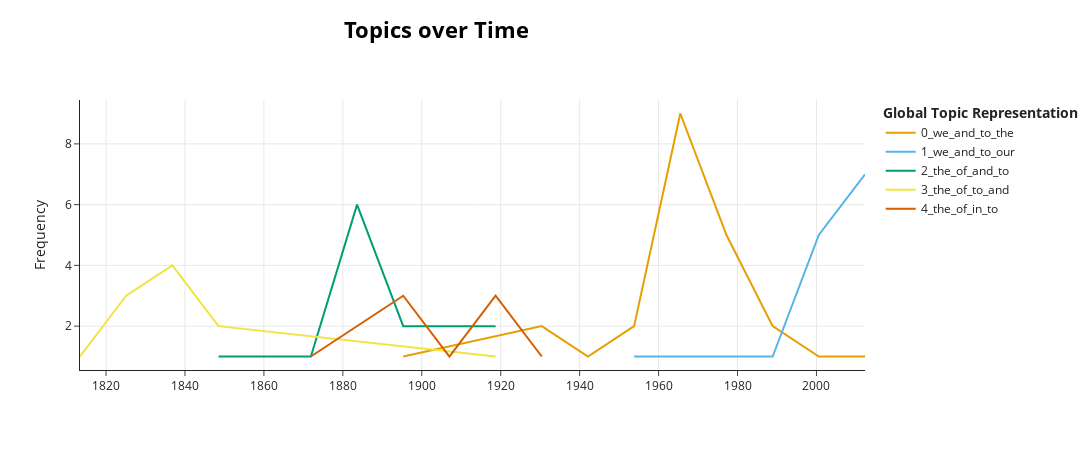

This figure's notebook cell:
### Code cell
step07_topic_model.visualize_topics_over_time(topics_over_time, top_n_topics=5)

### Figure 1 — Plotly figure (JSON) as saved in the notebook; plotly's stock layout.template omitted (floating-point values rounded to 4 significant figures)
{"data": [{"hoverinfo": "text", "hovertext": ["<b>Topic 0</b><br>Words: the, to, and, of, in", "<b>Topic 0</b><br>Words: we, and, the, to, of", "<b>Topic 0</b><br>Words: we, and, the, our, in", "<b>Topic 0</b><br>Words: our, and, we, the, to", "<b>Topic 0</b><br>Words: we, the, to, in, and", "<b>Topic 0</b><br>Words: we, and, our, to, the", "<b>Topic 0</b><br>Words: we, to, and, our, the", "<b>Topic 0</b><br>Words: we, and, to, our, that", "<b>Topic 0</b><br>Words: and, to, we, the, in"], "marker": {"color": "#E69F00"}, "mode": "lines", "name": "0_we_and_to_the", "type": "scatter", "x": [1895.0, 1930.0, 1942.0, 1954.0, 1966.0, 1977.0, 1989.0, 2001.0, 2012.0], "y": [1, 2, 1, 2, 9, 5, 2, 1, 1]}, {"hoverinfo": "text", "hovertext": ["<b>Topic 1</b><br>Words: our, and, we, to, in", "<b>Topic 1</b><br>Words: we, to, and, the, in", "<b>Topic 1</b><br>Words: we, and, to, our, the", "<b>Topic 1</b><br>Words: we, and, our, to, in", "<b>Topic 1</b><br>Words: we, and, to, you, our"], "marker": {"color": "#56B4E9"}, "mode": "lines", "name": "1_we_and_to_our", "type": "scatter", "x": [1954.0, 1966.0, 1989.0, 2001.0, 2012.0], "y": [1, 1, 1, 5, 7]}, {"hoverinfo": "text", "hovertext": ["<b>Topic 2</b><br>Words: the, of, to, and, in", "<b>Topic 2</b><br>Words: the, of, and, to, in", "<b>Topic 2</b><br>Words: the, of, to, and, in", "<b>Topic 2</b><br>Words: the, of, and, to, in", "<b>Topic 2</b><br>Words: the, of, and, to, in", "<b>Topic 2</b><br>Words: the, of, and, to, in", "<b>Topic 2</b><br>Words: the, of, and, to, in"], "marker": {"color": "#009E73"}, "mode": "lines", "name": "2_the_of_and_to", "type": "scatter", "x": [1848.0, 1860.0, 1872.0, 1884.0, 1895.0, 1907.0, 1919.0], "y": [1, 1, 1, 6, 2, 2, 2]}, {"hoverinfo": "text", "hovertext": ["<b>Topic 3</b><br>Words: the, of, and, to, which", "<b>Topic 3</b><br>Words: of, the, to, and, which", "<b>Topic 3</b><br>Words: the, of, to, and, in", "<b>Topic 3</b><br>Words: the, of, to, and, in", "<b>Topic 3</b><br>Words: the, of, to, and, in"], "marker": {"color": "#F0E442"}, "mode": "lines", "name": "3_the_of_to_and", "type": "scatter", "x": [1813.0, 1825.0, 1837.0, 1848.0, 1919.0], "y": [1, 3, 4, 2, 1]}, {"hoverinfo": "text", "hovertext": ["<b>Topic 4</b><br>Words: the, of, to, and, in", "<b>Topic 4</b><br>Words: the, of, in, and, to", "<b>Topic 4</b><br>Words: the, of, in, to, and", "<b>Topic 4</b><br>Words: the, of, in, to, and", "<b>Topic 4</b><br>Words: the, of, in, and, to", "<b>Topic 4</b><br>Words: the, of, in, and, to"], "marker": {"color": "#D55E00"}, "mode": "lines", "name": "4_the_of_in_to", "type": "scatter", "x": [1872.0, 1884.0, 1895.0, 1907.0, 1919.0, 1930.0], "y": [1, 2, 3, 1, 3, 1]}], "layout": {"height": 450, "hoverlabel": {"bgcolor": "white", "font": {"family": "Rockwell", "size": 16}}, "legend": {"title": {"text": "<b>Global Topic Representation"}}, "title": {"font": {"color": "Black", "size": 22}, "text": "<b>Topics over Time</b>", "x": 0.4, "xanchor": "center", "y": 0.95, "yanchor": "top"}, "width": 1250, "xaxis": {"showgrid": true}, "yaxis": {"showgrid": true, "title": {"text": "Frequency"}}}}
